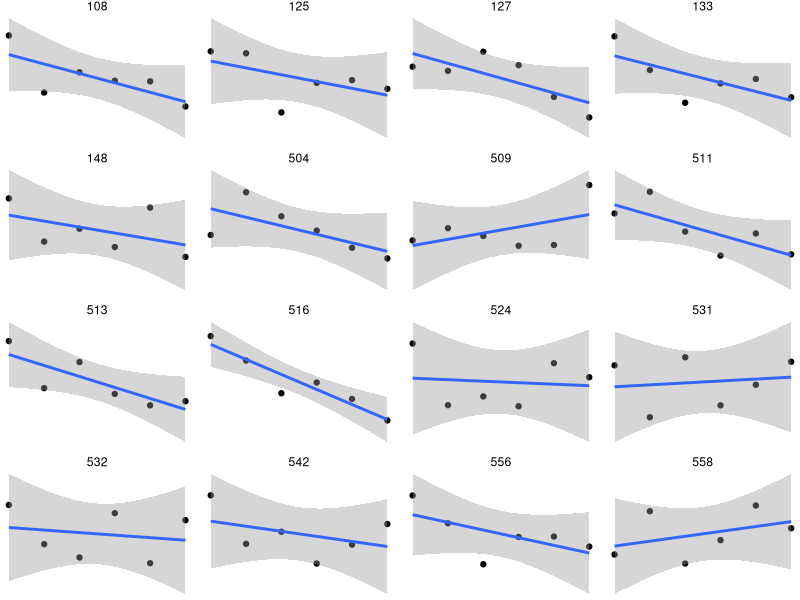

Source code (R):
library(nlme)
library(glmmTMB)
library(ggplot2)

data <- read.csv("Hoffman_Chap.6-Quadratic growth model.csv")
head(data)

data |> 
  subset(PersonID %in% sample(PersonID, 16)) |> 
  ggplot(aes(session, rt)) +
  geom_point() +
  geom_smooth(method = "lm") +
  facet_wrap(~ PersonID, scales = "free") +
  theme_void()
# Can you see the auto-correlation?


# Standard model ---------------------------

m1a <- lme(rt ~ session, data = data,
           random = ~ session | PersonID)
summary(m1a)

# Or:
m1b <- glmmTMB(rt ~ session + (session | PersonID), 
               data = data)
summary(m1b)


# Autocorrelation ---------------------------

m2a <- lme(rt ~ session, data = data,
           random = ~ session | PersonID,
           correlation = corAR1(form = ~ session | PersonID))
summary(m2a)
anova(m2a, m1a)

# AR1 parameter:
m2a[["modelStruct"]][["corStruct"]]
# Positive := residuals tend to be similar session-to-session.
# (See if you can see it in the plot)


# OR
# https://cran.r-project.org/web/packages/glmmTMB/vignettes/covstruct.html
m2b <- glmmTMB(rt ~ session + (session | PersonID) +
                 ar1(0 + factor(session) | PersonID),
               data = data)
summary(m2b)
VarCorr(m2b)
